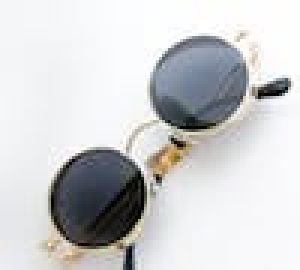
#> input picture resources/glass.jpeg, 100 x 90 px (shown 3 times larger)
$ jupyter execute 'ORB (Oriented FAST and Rotated BRIEF).ipynb'
#> lines starting #> are read from the running program, lines starting #| are printed output that depends on the picture
[cell 1]
import numpy as np
import cv2
import matplotlib.pyplot as plt

img1 = cv2.imread('resources/glass.jpeg',0)
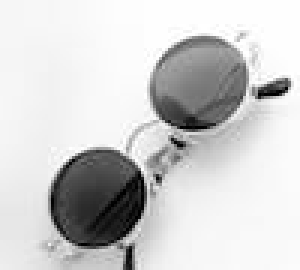
#> img1: shape (90, 100) (shown 3 times larger); min 0, max 255, mean 207.3
img2 = cv2.imread('resources/image_with_glass.jpeg',0)
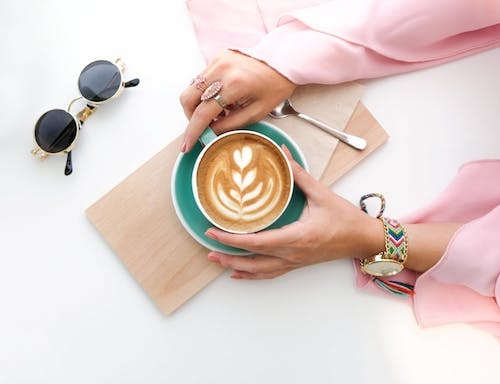
#> input picture resources/image_with_glass.jpeg, 500 x 384 px
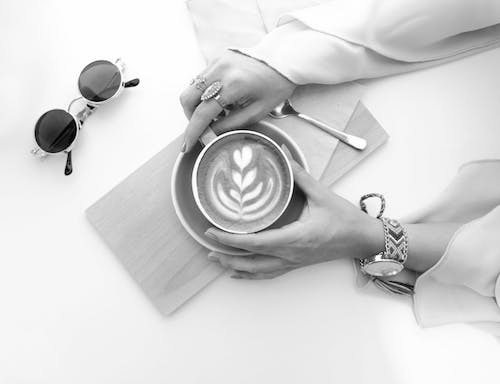
#> img2: shape (384, 500); min 0, max 255, mean 212.6

orb = cv2.ORB_create()

kp1, des1 = orb.detectAndCompute(img1,None)
#> kp1 = 43 keypoints; strongest (x, y, size): (58, 47, 31), (60, 48, 31), (56, 44, 31), (47, 56, 31)
kp2, des2 = orb.detectAndCompute(img2,None)
#> kp2 = 500 keypoints; strongest (x, y, size): (66, 174, 31), (137, 82, 44.6), (126, 86, 31), (138, 82, 31)

bf = cv2.BFMatcher(normType=cv2.NORM_HAMMING, crossCheck=False)

# print des2
matches = bf.match(des1,des2)
#> matches = 43 matches
matches = sorted(matches, key = lambda x:x.distance)

img3 = cv2.drawMatches(img1,kp1,img2,kp2,matches[:10],None, flags=2)
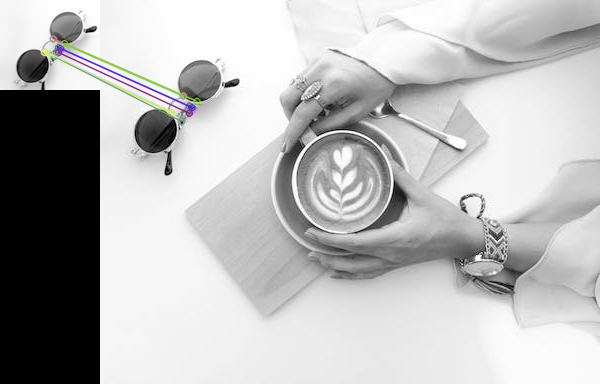
#> img3: shape (384, 600, 3); mean of channels 0, 1, 2 184.8, 184.8, 184.8; drawn as B, G, R
plt.imshow(img3)
plt.show()
